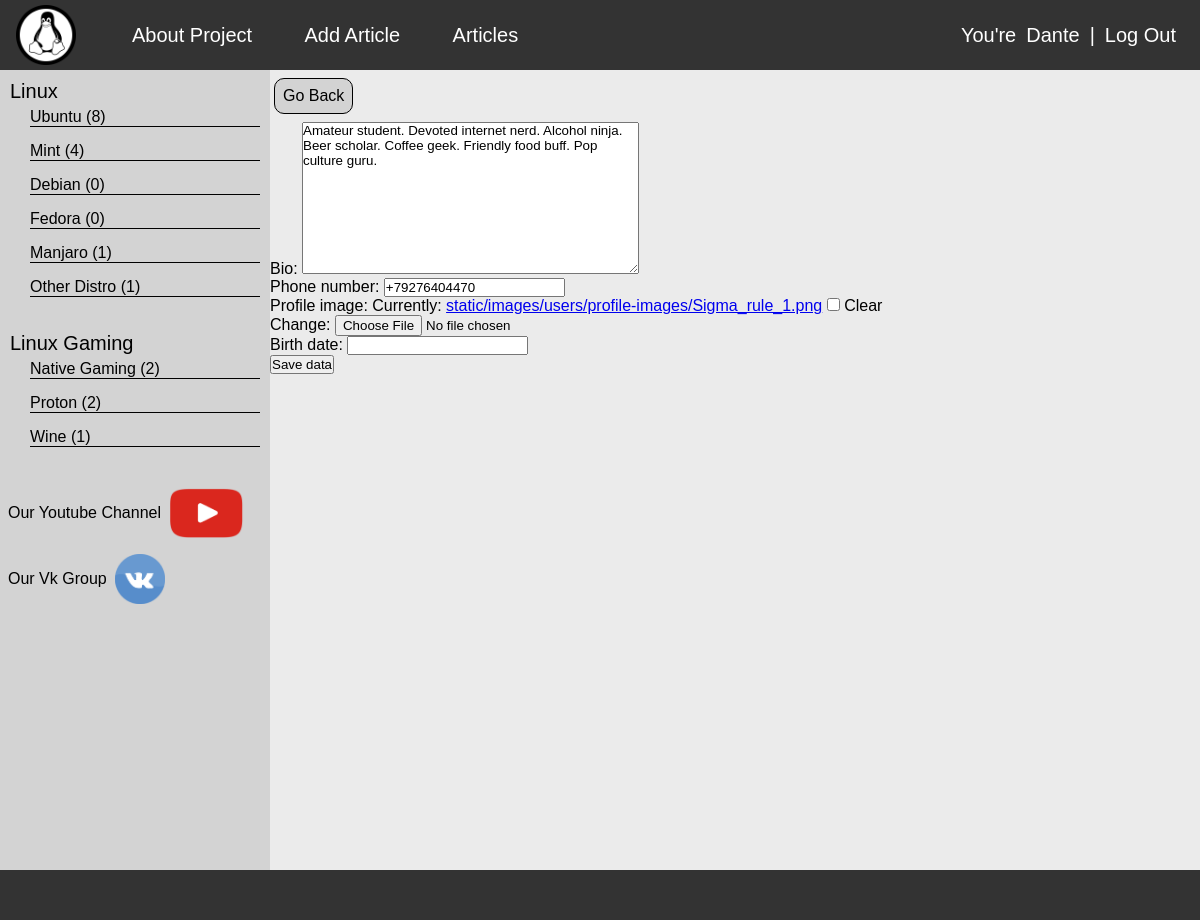
Screenshot of /user/5/Dante/edit (signed in) with the database file from the repository.
### Articles/models.py (models this page shows)
class Profile(models.Model):
    user = models.OneToOneField(User, on_delete=models.CASCADE)
    bio = models.TextField(max_length=500, blank=True)
    phone_number = models.CharField(max_length=12, blank=True)
    profile_image = models.FileField(blank=True, upload_to="static/images/users/profile-images/")
    birth_date = models.DateField(null=True, blank=True)
    def __str__(self):
        return '{} {}'.format(self.user.username, self.user.email)

### Articles/views.py (the view)
# urls.py: path('user/<int:user_pk>/<str:username>/edit', views.change_profile, name="change-profile-page"),
@login_required(login_url='login-request')
def change_profile(request, user_pk, username):
    current_user_profile = Profile.objects.filter(user=user_pk)  # .filter(username=username)
    logged_user = request.user.profile
    current_user_profile_id = current_user_profile.values('id').get()
    print('users', current_user_profile_id['id'], logged_user.id)
    if logged_user.id != current_user_profile_id['id']:
        print('Not Same Person!')
        return redirect('main')
    profile_form = ProfileForm(instance=logged_user)
    print(current_user_profile)
    if request.method == "POST":
        profile_form = ProfileForm(request.POST, request.FILES, instance=logged_user)
        if profile_form.is_valid():
            profile_form.save()
            return redirect('logged-user-page', user_pk=request.user.id, username=request.user.username)
    return render(request=request, template_name="Articles/change-profile-form.html",
                  context={"current_user": current_user_profile,
                           "profile_form": profile_form})

### Articles/forms.py
class ProfileForm(ModelForm):
    class Meta:
        model = Profile
        fields = '__all__'
        exclude = ['user']

### Articles/templatetags/Articles_tags.py (called while the page is built)
@register.simple_tag(name="getThemeList")
def get_articles_themes():
    return {"Linux": ["Ubuntu", "Mint", "Debian", "Fedora", "Manjaro", "Other_Distro"],
            "Linux Gaming": ["Native_Gaming", "Proton", "Wine"]}

@register.simple_tag(name='replace_underlines')
def replace_underlines(filter="__Test__"):
    if "_" in filter:
        return filter.replace('_', ' ')
    else:
        return filter

@register.simple_tag(name="getThemeCountList")
def get_articles_count(theme="Ubuntu"):
    return Article.objects.filter(theme=theme).count()

@register.inclusion_tag("Articles/inclusion_tags/sidebar_creation.html")
def draw_nav_sidebar(mobile_sidebar=False, class_name='left-sidebar-sticky', page_theme=None):
    return {
        "sidebar_for_mobiles": mobile_sidebar,
        "class_name": class_name,
        "current_theme": page_theme,
    }

### templates/Articles/change-profile-form.html (shortened to what this page needs)
{% extends 'Articles/DistroLinux_base.html' %}
{% block main-content %}
<a href="{% url 'logged-user-page' user_pk=request.user.id username=request.user.get_username %}"><button class="change-profile-btn">Go Back</button></a>
<form method="POST" enctype="multipart/form-data" action="">
      {{ profile_form.as_div }}
    <button type="submit">Save data</button>
  </form>
{% endblock main-content %}

### templates/Articles/DistroLinux_base.html (shortened to what this page needs)
<!DOCTYPE html>
{% load static %}
{% load Articles_tags %}
<html>
<head>
	{% block link-css %}
	<link rel="stylesheet" type="text/css" href="{% static 'css/DistroLinux_index_style.css' %}?version=1">
	{% endblock link-css %}
</head>
<body>
	<div class="container">
		<div class="header">
			<a href="{% url 'main' %}"><img class="logo" src="{% static 'images/linux-icon-2-transparent.png' %}"></a>
			<nav>
				<ul>
					<li><a href="#">About Project</a></li>
					<li><a href="{% url 'add-article' %}">Add Article</a></li>
					<li><a href="#">Articles</a></li>
				</ul>
			</nav>
			<div class="Login">
				{% if request.user.is_authenticated %}
				<text>You're</text><a href="{% url 'logged-user-page' username=request.user.get_username user_pk=request.user.id %}">{{ request.user.username|truncatechars:10 }}</a><text>|</text><a href="{% url 'logout' %}">Log Out</a>
				{% else %}
				<a href="{% url 'show-register-page' %}">Register</a><text>|</text><a href="{% url 'login-request' %}">Log In</a>
				{% endif %}
			</div>
		</div>
		<div class="content">
			<div class="left-sidebar">
				{% draw_nav_sidebar  page_theme=current_theme %}
			</div>
			<div class="main-content">
				{% block main-content %}{% endblock main-content %}
			</div>
		</div>
		<div class="footer"></div>
	</div>
</body>
</html>

### static/css/DistroLinux_index_style.css (style rules this page uses)
* { margin: 0; padding: 0; box-sizing: border-box; font-family: sans-serif; }
.container { display: flex; flex-direction: column; }
.header { width: 100%; height: 70px; background-color: #333; position: sticky; left: 0; right: 0; top: 0; bottom: 0; z-index: 1; }
.header .logo { width: 60px; height: 60px; margin: 5px 1em; float: left; }
.header nav { float: left; }
.header nav ul { list-style-type: none; padding: 1.5em 1.0em; }
.header nav ul li { display: inline-flex; font-size: 20px; padding: 0 2rem; }
.header nav ul li a { color: white; text-decoration: none; transition: color 0.5s ease-in-out; }
.header .Login { padding: 1.5rem 1.5em; float: right; }
.header .Login text { padding: 0 0.5em; font-size: 20px; color: #fff; }
.header .Login a { color: white; text-decoration: none; font-size: 20px; transition: color 0.5s ease-in-out; }
.content { display: flex; }
.content .left-sidebar { min-height: 100vh; flex-basis: 270px; min-width: 270px; background-color: lightgray; }
.content .main-content { min-height: 100vh; max-width: 105%; overflow-x: hidden; background-color: #ebebeb; flex: 6; }
.change-profile-btn { border: 1px solid black; color: black; background-color: lightgray; border-radius: 10px; padding: 0.5em 0.5em; font-family: sans-serif; font-size: 16px; flex-basis: 7em; margin: 0.5rem 0 0.5rem 0.25rem; transition: all 0.5s ease-in-out; }
@media (max-width: 1320px) { .header nav ul li { padding: 0 1.5rem; } }
.footer { width: 100%; height: 50px; background-color: #333; }

### rows the page displays
Profile: bio "Amateur student. Devoted internet nerd. Alcohol ninja. Beer scholar. Coffee geek. Friendly food buff. Pop culture guru.", phone_number "+79276404470"

### other values shown
{{ request.user.username|truncatechars:10 }} "Dante"
{{ item_key }} "Linux" "Linux Gaming"
